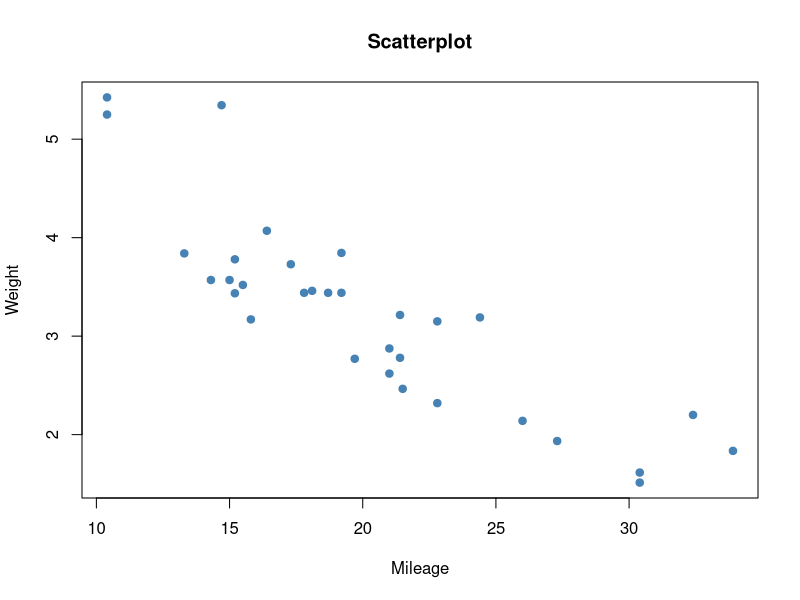
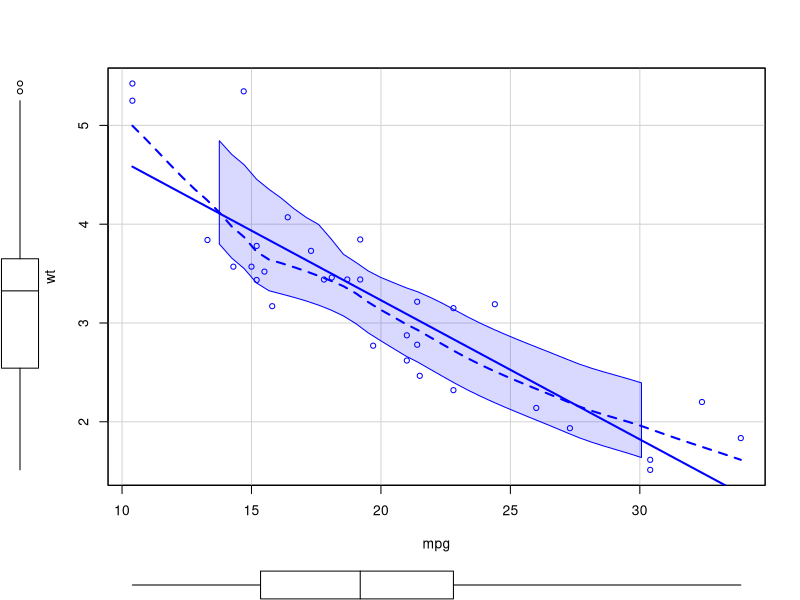
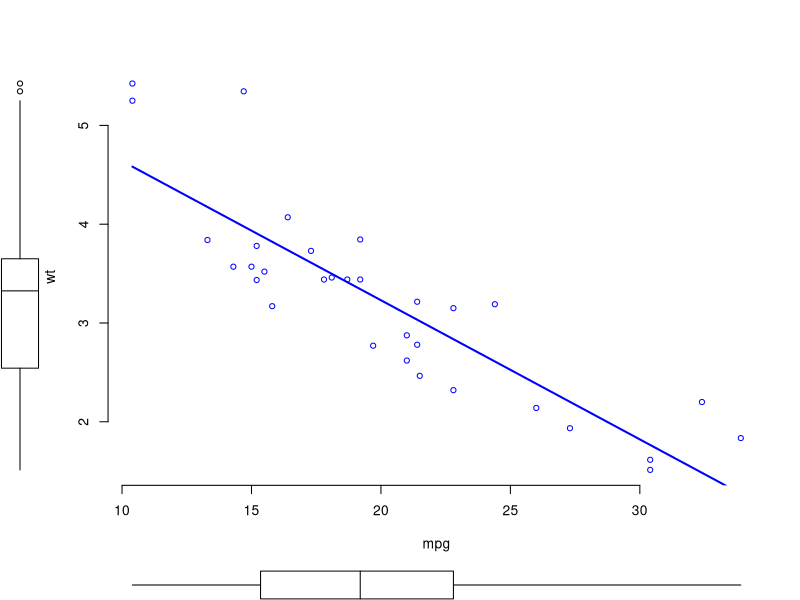
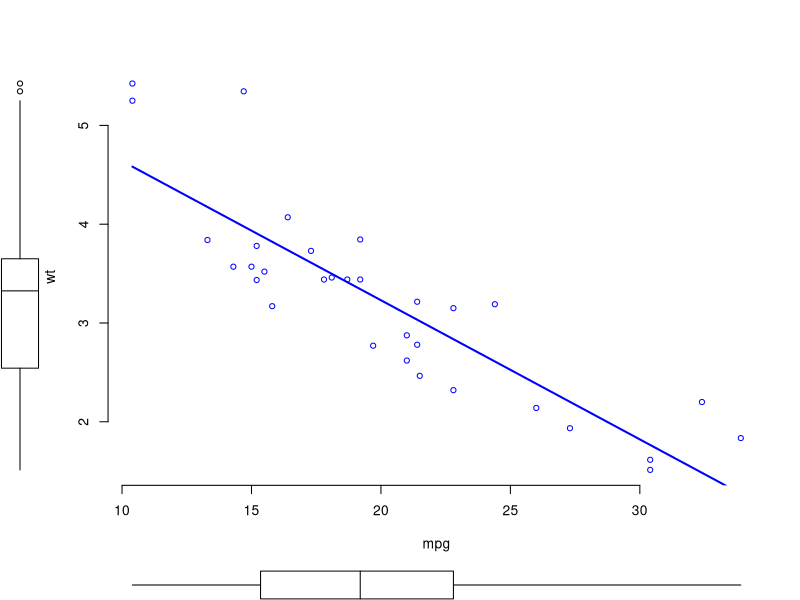
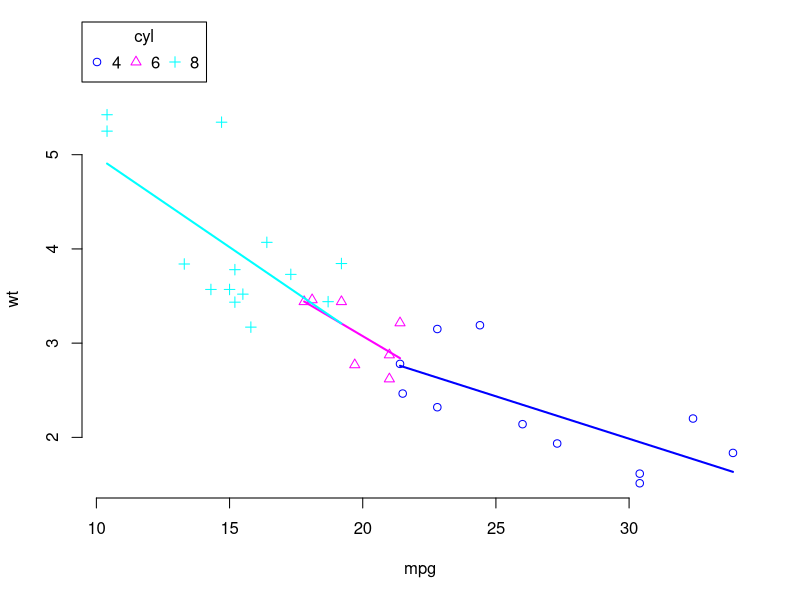
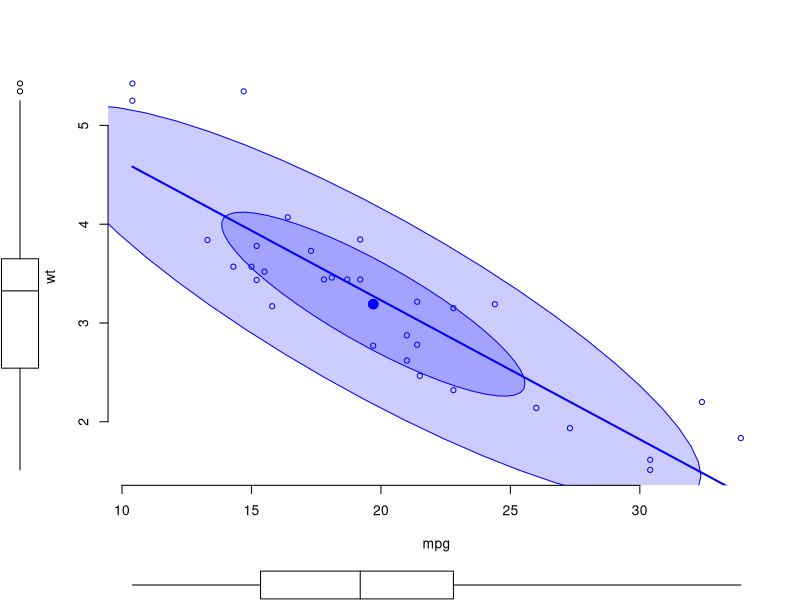
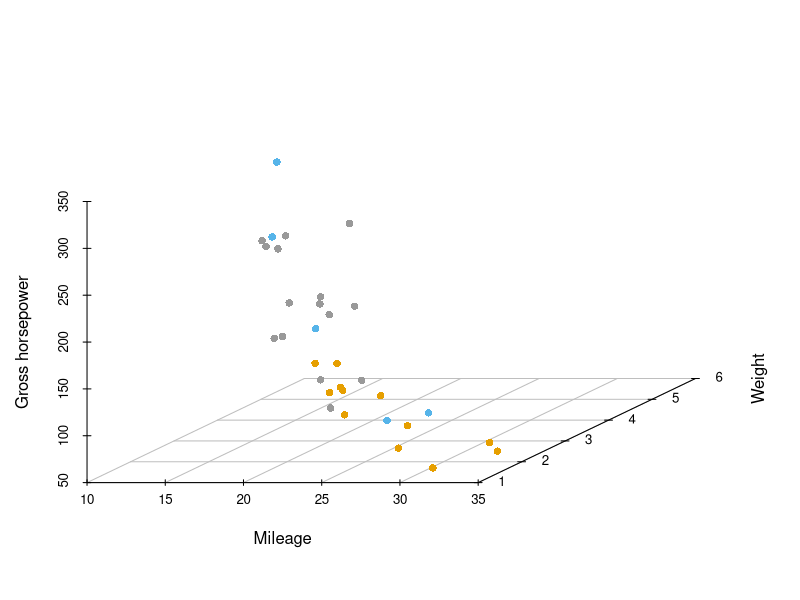
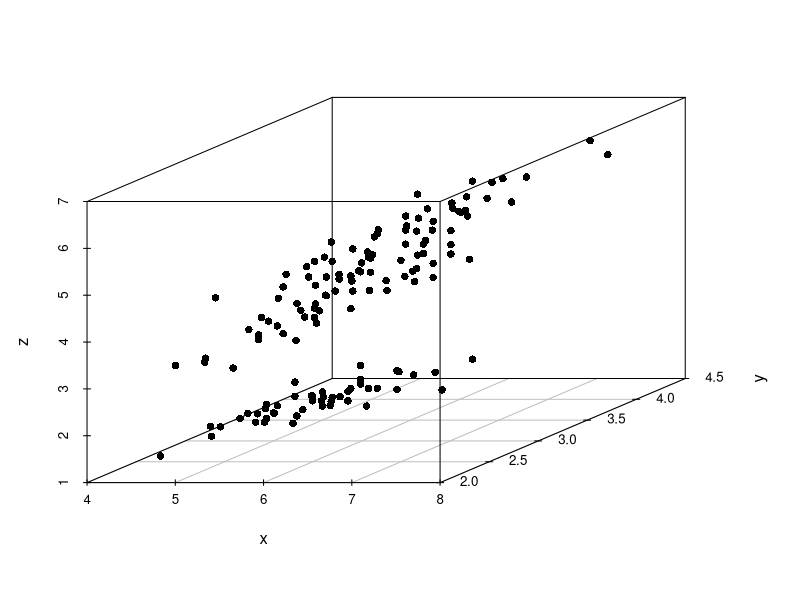

Reproduce these figures in R, in order.
#load the dataset
data(mtcars)

#view first six rows of mtcars dataset
head(mtcars)

#summarize each variable in mtcars dataset
summary(mtcars)

#display rows and columns
dim(mtcars)

#display column names
names(mtcars)

#create scatterplot of mpg vs. wt
plot(mtcars$mpg, mtcars$wt, col='steelblue', main='Scatterplot', xlab='Mileage',
     ylab='Weight', pch=19)


#Install car package:
install.packages("car")

#Use scatterplot() function
library("car")
scatterplot(wt ~ mpg, data = mtcars)


# Suppress the smoother and frame  
scatterplot(wt ~ mpg, data = mtcars,smooth=FALSE,grid = FALSE, frame = FALSE)

# Suppress the smoother and frame
scatterplot(wt ~ mpg, data = mtcars, 
            smooth = FALSE, grid = FALSE, frame = FALSE)

# Scatter plot by groups ("cyl")
scatterplot(wt ~ mpg | cyl, data = mtcars, 
            smooth = FALSE, grid = FALSE, frame = FALSE)

# Add labels
scatterplot(wt ~ mpg, data = mtcars,
            grid = FALSE, frame = FALSE,  ellipse=TRUE, 
            smooth=FALSE)


#3D scatter plot 

#Install scatterplot3d package:
install.packages("scatterplot3d")

# Plot
library(scatterplot3d)
grps <- as.factor(mtcars$gear)
colors <- c("#999999", "#E69F00", "#56B4E9")
scatterplot3d(mtcars$mpg, mtcars$wt, mtcars$hp, pch = 16, color = colors[grps],
              grid = TRUE, box = FALSE, xlab = "Mileage", 
              ylab = "Weight", zlab = "Gross horsepower")

#3D scatter plot using iris data set.
head(iris)

# Prepare the data set
x <- iris$Sepal.Length
y <- iris$Sepal.Width
z <- iris$Petal.Length
grps <- as.factor(iris$Species)

# Plot
library(scatterplot3d)
scatterplot3d(x, y, z, pch = 16)


# Change color by groups
# add grids and remove the box around the plot
# Change axis labels: xlab, ylab and zlab
colors <- c("#999999", "#E69F00", "#56B4E9")
scatterplot3d(x, y, z, pch = 16, color = colors[grps],
              grid = TRUE, box = FALSE, xlab = "Sepal length", 
              ylab = "Sepal width", zlab = "Petal length")
